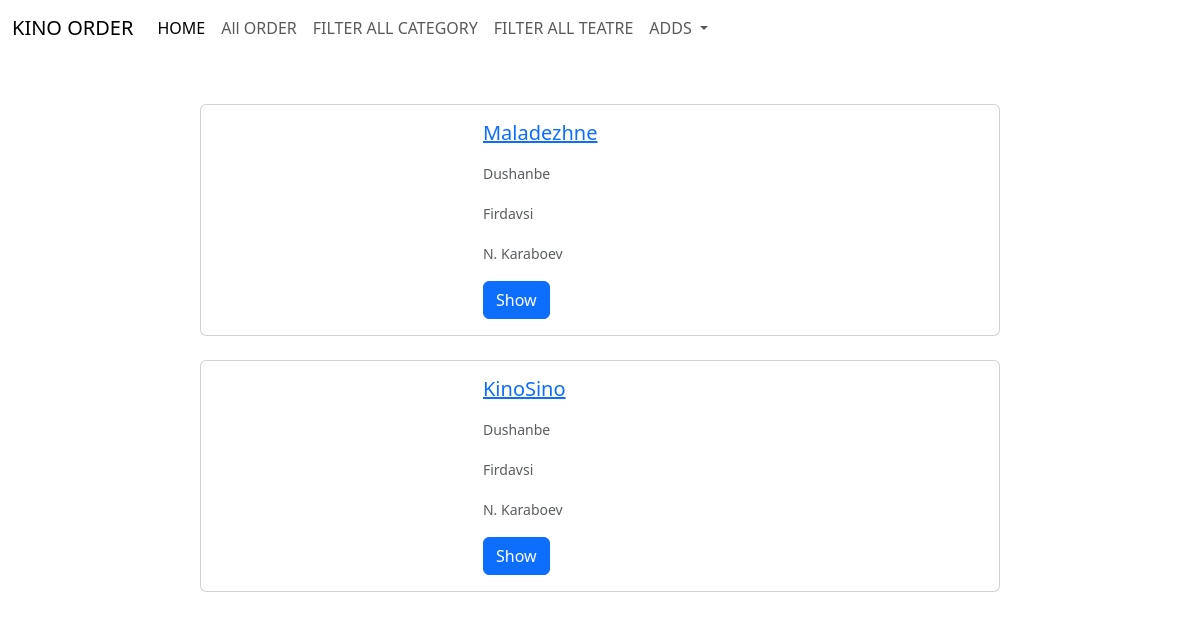
/allteatre/, run on the app's committed database.
### onlinefilms/models.py (models this page shows, shortened)
class Teatre(models.Model):
    name_teatre = models.CharField(max_length=50)
    city_id = models.ForeignKey(City, on_delete=models.CASCADE)
    region_id = models.ForeignKey(Region, on_delete=models.CASCADE)
    street_id = models.ForeignKey(Street,  on_delete=models.CASCADE)
    is_active = models.BooleanField(default=True)

class City(models.Model):
    city_name = models.CharField(max_length=50)
    is_active = models.BooleanField(default=True)
    def __str__(self):
        return self.city_name

class Region(models.Model):
    region_name = models.CharField(max_length=50)
    is_active = models.BooleanField(default=True)
    def __str__(self):
        return self.region_name

class Street(models.Model):
    street_name = models.CharField(max_length=50)
    is_active = models.BooleanField(default=True)
    def __str__(self):
        return self.street_name

### onlinefilms/views.py (the view)
# urls.py: path("allteatre/", TeatreListView.as_view(), name="allteatre"),
class TeatreListView(ListView):
    model = Teatre
    template_name = "allteatre.html"
    context_object_name = 'teatres'

### templates/allteatre.html (shortened to what this page needs)
{% extends "base.html" %}
{% block content %}
<div class="container mt-5">
    {% if teatres.count > 0 %}
        <div class="row justify-content-center">
            {% for teatre in teatres %}
            <div class="d-flex justify-content-center mb-4">
                <div class="card" style="width: 800px;">
                    <div class="row g-0">
                        <div class="col-md-4">
                        </div>
                        <div class="col-md-8">
                            <div class="card-body">
                                <h5 class="card-title">
                                    <a href="{% url 'detailteatre' teatre.id %}">{{ teatre.name_teatre }}</a>
                                </h5>
                                <p class="card-text"><small class="text-muted">{{ teatre.city_id }}</small></p>
                                <p class="card-text"><small class="text-muted">{{ teatre.region_id }}</small></p>
                                <p class="card-text"><small class="text-muted">{{ teatre.street_id }}</small></p>
                                <a href="{% url 'detailteatre' teatre.id %}" class="btn btn-primary">Show</a>
                            </div>
                        </div>
                    </div>
                </div>
            </div>
            {% endfor %}
        </div>
    {% else %}
        <p>No films available at the moment.</p>
    {% endif %}
</div>
{% endblock content %}

### data on the page
Teatre: name_teatre "Maladezhne", city_id "Dushanbe", region_id "Firdavsi", street_id "N. Karaboev"
Teatre: name_teatre "KinoSino", city_id "Dushanbe", region_id "Firdavsi", street_id "N. Karaboev"
